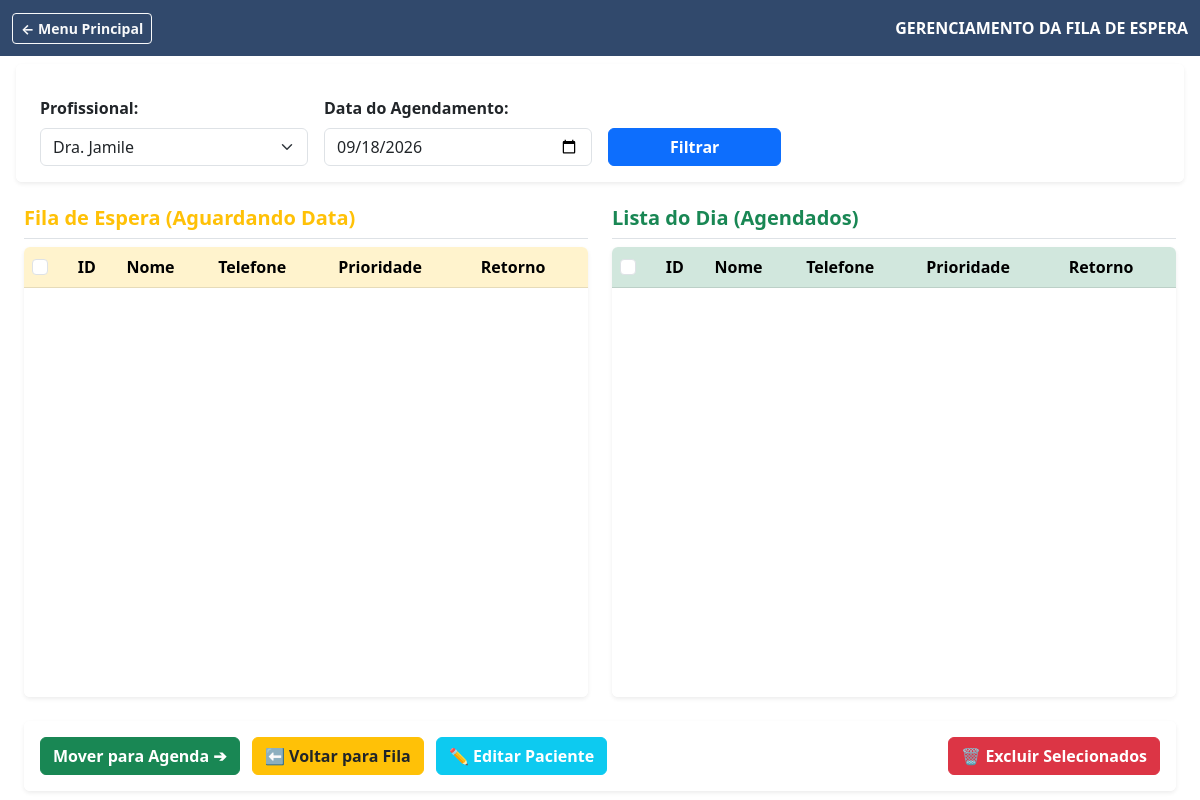
/espera, run on an earlier commit of the app's database.
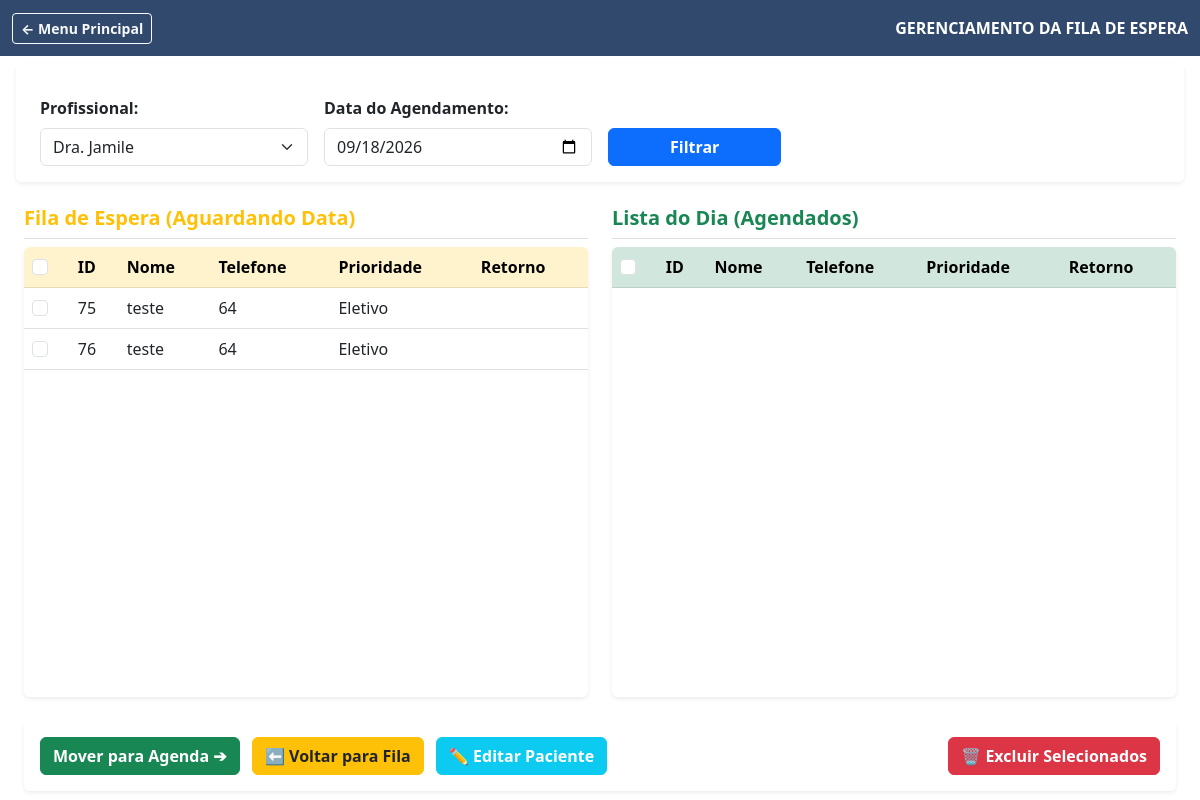
And on a later commit of the database.
### tables this page shows
CREATE TABLE pacientes (
            id INTEGER PRIMARY KEY AUTOINCREMENT,
            nome TEXT NOT NULL,
            telefone TEXT NOT NULL,
            profissional TEXT,
            status TEXT,
            prioridade TEXT,
            atendimento_tipo TEXT DEFAULT 'Primeira Vez',
            data_consulta TEXT
        , status_aviso TEXT DEFAULT 'Nenhum', status_atendimento TEXT DEFAULT 'Agendado');

### routes_espera.py (the view)
@espera_bp.route('/espera')
def tela_espera():
    prof_selecionado = request.args.get('profissional', 'Dra. Jamile')
    data_selecionada = request.args.get('data', datetime.date.today().strftime('%Y-%m-%d'))
    conexao = current_app.conectar_banco()
    cursor = conexao.cursor()
    cursor.execute("""
        SELECT id, nome, telefone, prioridade, atendimento_tipo, profissional
        FROM pacientes WHERE profissional = ? AND status = 'Aguardando'
        ORDER BY CASE prioridade WHEN 'Urgente' THEN 1 WHEN 'Prioritário' THEN 2 ELSE 3 END, id ASC
    """, (prof_selecionado,))
    fila_espera = cursor.fetchall()
    cursor.execute("""
        SELECT id, nome, telefone, prioridade, atendimento_tipo, profissional
        FROM pacientes WHERE profissional = ? AND status = 'Agendado' AND data_consulta = ?
        ORDER BY CASE prioridade WHEN 'Urgente' THEN 1 WHEN 'Prioritário' THEN 2 ELSE 3 END, id ASC
    """, (prof_selecionado, data_selecionada))
    agenda = cursor.fetchall()
    conexao.close()
    return render_template('espera.html', fila=fila_espera, agenda=agenda,
                           prof_atual=prof_selecionado, data_atual=data_selecionada)

### app.py (called while the page is built)
def conectar_banco():
    caminho_banco = os.path.join('database', 'banco.db')
    import sqlite3
    return sqlite3.connect(caminho_banco)

### templates/espera.html (shortened to what this page needs)
<!DOCTYPE html>
<html lang="pt-BR">
<head>
    <link href="https://cdn.jsdelivr.net/npm/bootstrap@5.3.0/dist/css/bootstrap.min.css" rel="stylesheet">
    <link rel="stylesheet" href="{{ url_for('static', filename='estilo.css') }}">
</head>
<body>
    <nav class="navbar navbar-dark" style="background-color: rgba(27, 54, 93, 0.9);">
        <div class="container-fluid">
            <a class="btn btn-outline-light btn-sm fw-bold" href="/">← Menu Principal</a>
            <span class="navbar-text text-white fw-bold">GERENCIAMENTO DA FILA DE ESPERA</span>
        </div>
    </nav>
    <div class="container-fluid mt-4 px-4">
        <form method="GET" action="/espera" class="row g-3 bg-white p-3 shadow-sm rounded mb-4 align-items-end">
            <div class="col-md-3">
                <label class="form-label fw-bold">Profissional:</label>
                <select name="profissional" class="form-select">
                    <option {% if prof_atual == 'Dra. Jamile' %}selected{% endif %}>Dra. Jamile</option>
                </select>
            </div>
            <div class="col-md-3">
                <label class="form-label fw-bold">Data do Agendamento:</label>
                <input type="date" name="data" class="form-control" value="{{ data_atual }}" required>
            </div>
            <div class="col-md-2">
                <button type="submit" class="btn btn-primary w-100 fw-bold">Filtrar</button>
            </div>
        </form>
        <form method="POST" action="/acoes_espera" id="formAcoes">
            <div class="row">
                <div class="col-md-6">
                    <h5 class="text-warning fw-bold border-bottom pb-2">Fila de Espera (Aguardando Data)</h5>
                    <div class="bg-white shadow-sm rounded overflow-auto" style="height: 450px;">
                        <table class="table table-hover align-middle mb-0">
                            <thead class="table-warning sticky-top">
                                <tr>
                                    <th scope="col"><input class="form-check-input" type="checkbox" id="checkAllFila"></th>
                                    <th>ID</th>
                                    <th>Nome</th>
                                    <th>Telefone</th>
                                    <th>Prioridade</th>
                                    <th>Retorno</th>
                                </tr>
                            </thead>
                            <tbody>
                                {% for pac in fila %}
                                <tr>
                                    <td>
                                        <input class="form-check-input pac-check" type="checkbox" name="pacientes_ids" value="{{ pac[0] }}"
                                        data-nome="{{ pac[1] }}" data-tel="{{ pac[2] }}" data-prior="{{ pac[3] }}" data-tipo="{{ pac[4] }}" data-prof="{{ pac[5] }}">
                                    </td>
                                    <td>{{ pac[0] }}</td>
                                    <td>{{ pac[1] }}</td>
                                    <td>{{ pac[2] }}</td>
                                    <td>{{ pac[3] }}</td>
                                    <td>{% if pac[4] == 'Retorno' %}✅{% endif %}</td>
                                </tr>
                                {% endfor %}
                            </tbody>
                        </table>
                    </div>
                </div>
                <div class="col-md-6">
                    <h5 class="text-success fw-bold border-bottom pb-2">Lista do Dia (Agendados)</h5>
                    <div class="bg-white shadow-sm rounded overflow-auto" style="height: 450px;">
                        <table class="table table-hover align-middle mb-0">
                            <thead class="table-success sticky-top">
                                <tr>
                                    <th scope="col"><input class="form-check-input" type="checkbox" id="checkAllAgenda"></th>
                                    <th>ID</th>
                                    <th>Nome</th>
                                    <th>Telefone</th>
                                    <th>Prioridade</th>
                                    <th>Retorno</th>
                                </tr>
                            </thead>
                        </table>
                    </div>
                </div>
            </div>
            <div class="d-flex justify-content-between mt-4 bg-white p-3 shadow-sm rounded">
                <div>
                    <button type="submit" name="acao" value="mover_agenda" class="btn btn-success fw-bold me-2">Mover para Agenda ➔</button>
                    <button type="submit" name="acao" value="voltar_espera" class="btn btn-warning text-dark fw-bold me-2">⬅ Voltar para Fila</button>
                    <button type="button" class="btn btn-info text-white fw-bold" onclick="abrirModalEdicao()">✏️ Editar Paciente</button>
                </div>
                <button type="submit" name="acao" value="excluir" class="btn btn-danger fw-bold" onclick="return confirm('Deletar os pacientes selecionados?');">🗑️ Excluir Selecionados</button>
            </div>
        </form>
    </div>
</body>
</html>

What changed in the data, as far as the page shows it:
added pacientes: id "75", nome "teste", telefone "64", prioridade "Eletivo"
added pacientes: id "76", nome "teste", telefone "64", prioridade "Eletivo"
